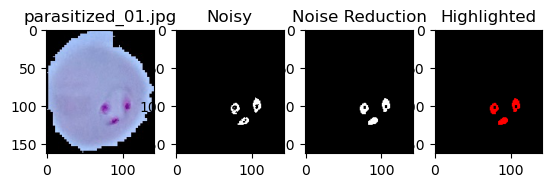
#> input picture d/Fig0.png, 552 x 187 px, given in place of circle.png, which was not available
$ python logic.py
#> lines starting #> are read from the running program, lines starting #| are printed output that depends on the picture; pictures that were not available may be replaced by others from this repository, and a replacement may not be noted
import os
import cv2
import numpy as np

def operate(image1, image2):
	global bw_and, bw_or, bw_not, bw_xor
	bw_not = cv2.bitwise_not(image2)
	bw_and = cv2.bitwise_and(image1, image2)
	bw_or = cv2.bitwise_or(image1, image2)
	bw_xor = cv2.bitwise_xor(image1, image2)

def concat(img1, img2, img3, img4, img5, img6):
	top = cv2.hconcat([img1, img2, img3])
	down = cv2.hconcat([img4, img5, img6])
	out = cv2.vconcat([top, down])
	out = cv2.line(out, (0, h), (w*3, h), 127, 1)
	out = cv2.line(out, (w, 0), (w, h*2), 127, 1)
	out = cv2.line(out, (w*2, 0), (w*2, h*2), 127, 1)
	return out

def display(image):
	image = cv2.resize(image, (0, 0), fx=scale, fy=scale, interpolation = cv2.INTER_AREA)
	cv2.imshow('display', image)

def mouse_event(event, x, y, flags, param):
	global mouse

	# update cursor position
	if event == cv2.EVENT_MOUSEMOVE:
		x = x // scale
		y = y // scale
		if y < h and x < w:

			# mouse movement
			image1 = np.zeros([h, w], np.uint8)
			cv2.circle(image1, (x, y), radius, (255, 255, 255), -1)

			# bitwise operations
			operate(image1, image2)

			# display
			display(concat(image1, image2, bw_not, bw_and, bw_or, bw_xor))

if __name__ == '__main__':

	# root directory
	root = os.path.dirname(os.path.abspath(__file__))
	files = ['circle.png', 'window.png', 'sky.png', 'butterfly.png', 'board.png', 'deathlyhallows.png',  'text.png']
	total = len(files)

	# parameter
	h, w = 200, 200,
	scale = 2
	radius = 30
	mouse = (0, 0)
	index, view = 0, 0

	# images
	image1 = np.zeros([h, w], np.uint8)
	image2 = np.zeros([h, w], np.uint8)
	bw_and = np.zeros([h, w], np.uint8)
	bw_or  = np.zeros([h, w], np.uint8)
	bw_not = np.zeros([h, w], np.uint8)
	bw_xor = np.zeros([h, w], np.uint8)

	while True:

		# load image + info
		image_path = os.path.join(root, 'images', files[index])
		image2 = cv2.imread(image_path, cv2.IMREAD_GRAYSCALE)
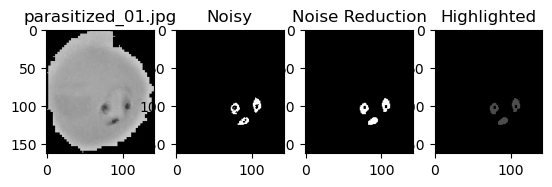
#> image2: shape (187, 552); min 0, max 255, mean 131.1
		image2 = cv2.resize(image2, (h, w))
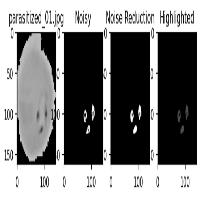
#> image2: shape (200, 200); min 0, max 255, mean 131.8

		# bitwise operations
		operate(image1, image2)
#> in operate, `bw_not = cv2.bitwise_not(image2)`:
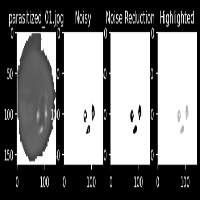
#> bw_not: shape (200, 200); min 0, max 255, mean 123.2
#> in operate, `bw_and = cv2.bitwise_and(image1, image2)`: bw_and: shape (200, 200); every value is 0

		# display
		display(concat(image1, image2, bw_not, bw_and, bw_or, bw_xor))
#> in concat, `top = cv2.hconcat([img1, img2, img3])`:
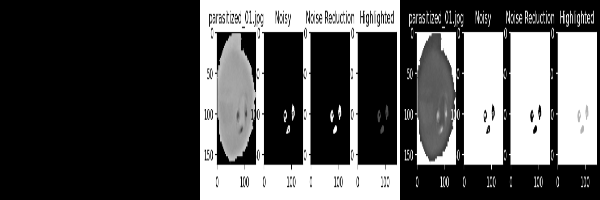
#> top: shape (200, 600); min 0, max 255, mean 85
#> in concat, `down = cv2.hconcat([img4, img5, img6])`:
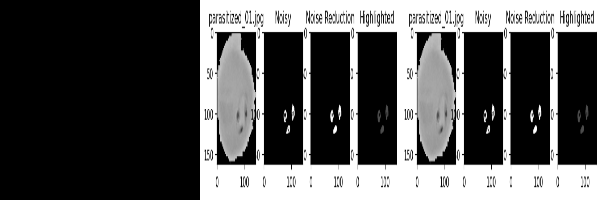
#> down: shape (200, 600); min 0, max 255, mean 87.9
#> in concat, `out = cv2.line(out, (w*2, 0), (w*2, h*2), 127, 1)`:
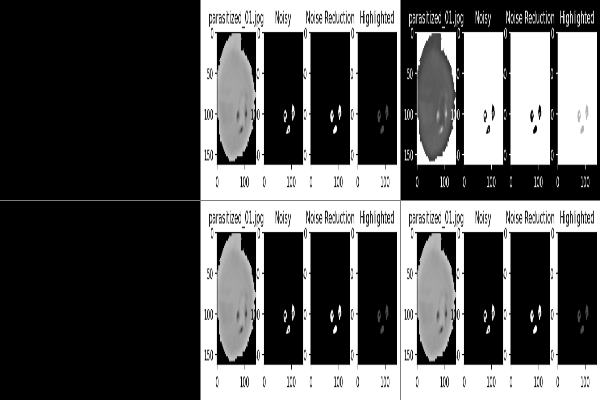
#> out: shape (400, 600); min 0, max 255, mean 86.1
#> in display, `image = cv2.resize(image, (0, 0), fx=scale, fy=scale, interpolation = ..`:
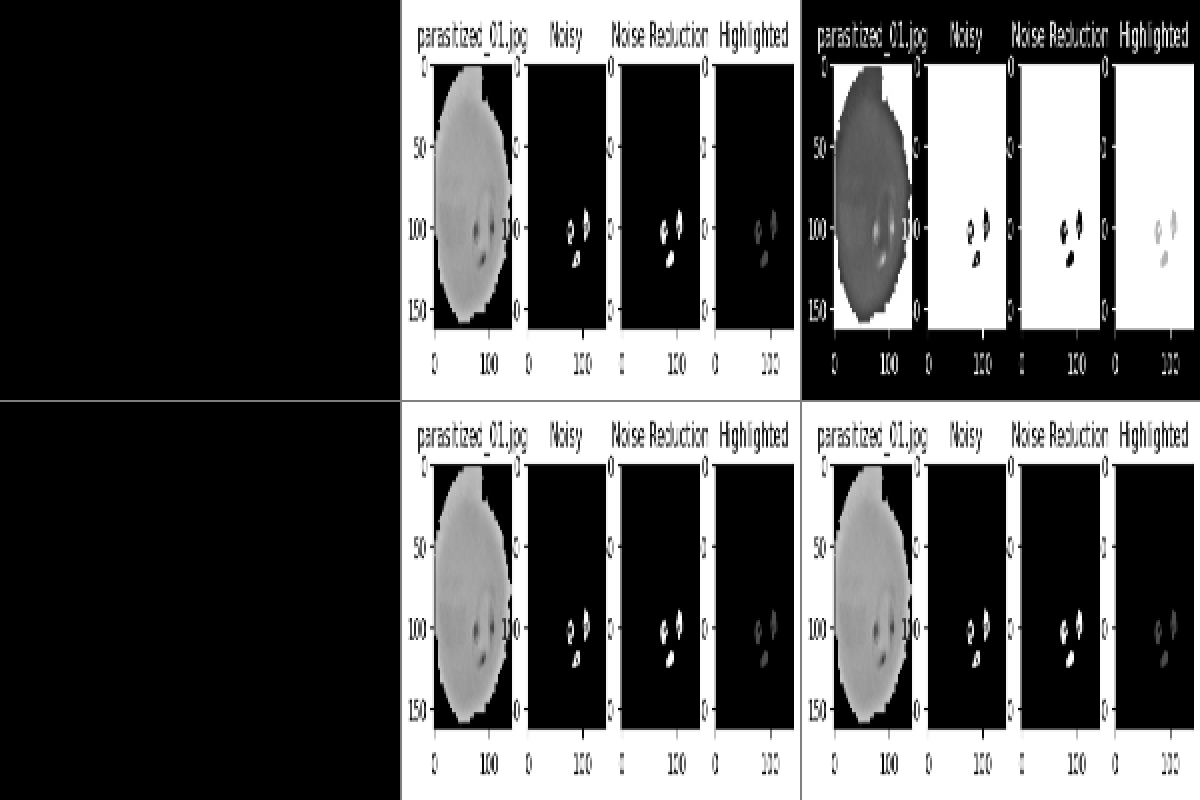
#> image: shape (800, 1200); min 0, max 255, mean 86.1

		# user feedback
		cv2.setMouseCallback('display', mouse_event)
		key = cv2.waitKeyEx(0)
#> (key q is pressed here)
		if key in [ord('q'), 27]:
			break
		elif key in [ord('a'), 2424832]:
			index = max(index - 1, 0)
		elif key in [ord('d'), 2555904]:
			index = min(index + 1, total - 1)
